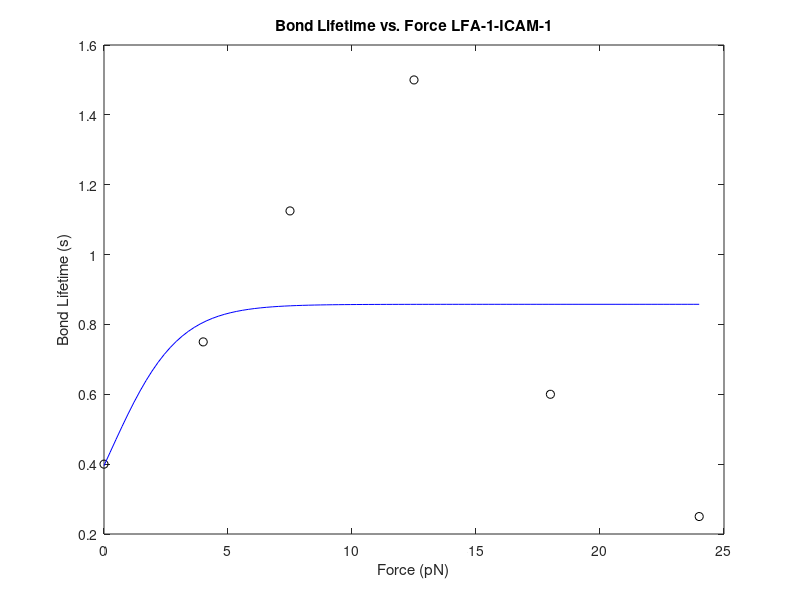

Reproduce this figure in MATLAB.
clear all
clc
%
% LFA-1-ICAM-1 Catch Bond Curve Fitting using least squares method
%  
% using two-pathway model 
% Reference papers: C.E. Chan and D.J. Odde, Science, 2008; 
%                   W.E. Thomas et al, Annual Review Biophysics, 2008;
%                   V. Luca et al, Science 2017;
%                   J. Brockman et al, Frontiers in Physics 2019
%                   W. Chen et al, Journal of Biological Chemistry 2010;
%
% Inputs:
%
% Two-pathway model: k_off(F) = k_c0*exp(-F/F_c) + k_s0*exp(F/F_s)
%
% Single molecule 2D micripipette LFA-1-ICAM-1 data from V. Luca et al Fig. 1A, Ca2+/Mg2+/CXCL12;
% 
% f_LFA-1-ICAM-1 = [0, 4, 7.5, 12.5, 18, 24] pN
% tau_LFA-1-ICAM-1 = 1/k_off(F) = [0.4, 0.75, 1.125, 1.5, 0.6, 0.25] s
%
% f_TCR-n-pMHC = [0, 4, 7.5, 12.5, 18, 24] pN
% tau_TCR-n-pMHC = 1/k_off(F) = [0.4, 0.75, 1.125, 1.5, 0.6, 0.25] s
% f_TCR-c-pMHC = []
% f_BOND is the applied load (pN)
% tau_BOND is the dwell time in the bound state (s) w.r.t. f_BOND
% Outputs:
%
% k_c0, k_s0, F_c, F_s all determined a priori from model fit
% A = [k_c0, k_s0, F_c, F_s] <- parameter extraction passed into vector A
%
% data points to fit from literature
f_LFA1ICAM1 = [0, 4, 7.5, 12.5, 18, 24]; % pN
tau_LFA1ICAM1 = [0.4, 0.75, 1.125, 1.5, 0.6, 0.25]; % s

% Fit model using least squares method
tau_fitICAM1 = @(A, f_LFA1ICAM1) 1./(A(1).*exp(-f_LFA1ICAM1./A(2))+...
                                A(3).*exp(f_LFA1ICAM1./A(4)));
A0 = [10, 4, 1, 2]; % arbitrarily determined initial conditions for fitting                            
A = lsqcurvefit(tau_fitICAM1, A0, f_LFA1ICAM1, tau_LFA1ICAM1);
f = linspace(f_LFA1ICAM1(1),f_LFA1ICAM1(end));

figure(1)
plot(f_LFA1ICAM1,tau_LFA1ICAM1,'ko',f,tau_fitICAM1(A,f),'b-');
title('Bond Lifetime vs. Force LFA-1-ICAM-1');
xlabel('Force (pN)'); ylabel('Bond Lifetime (s)');
